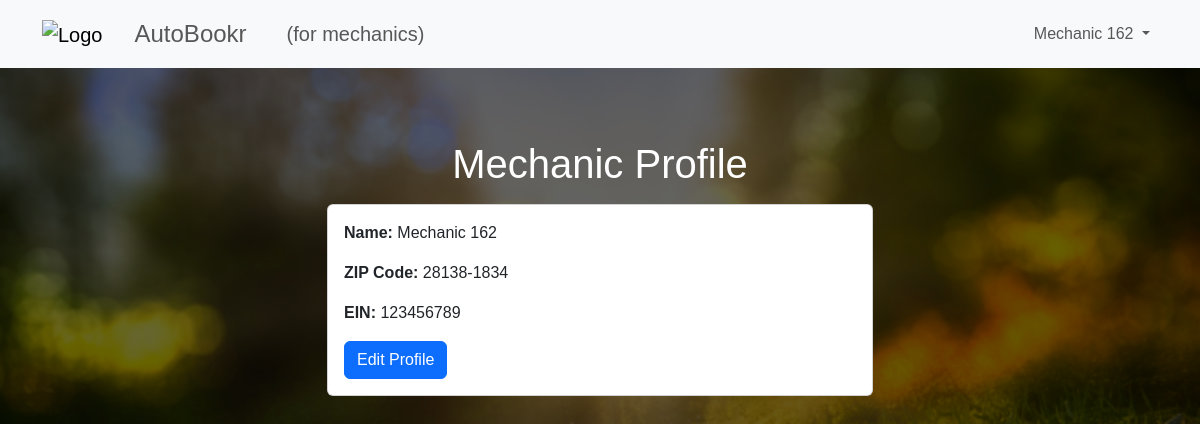
Page /mechanic/profile (signed in) on the committed database.
### tables this page shows
CREATE TABLE mechanics (
  mechanic_id INTEGER PRIMARY KEY,
  email VARCHAR(320) UNIQUE NOT NULL,
  name VARCHAR(320) NOT NULL,
  zipcode CHAR(10) NOT NULL,
  ein CHAR(10) NOT NULL,
  hash TEXT NOT NULL
);

### mechanic_site/mechanic.py (the view)
@bp.route('/profile')
def profile():
    db = get_db()
    mechanic = db.execute(
        'SELECT name, zipcode, ein FROM mechanics WHERE mechanic_id = ?',
        (g.user['mechanic_id'],)
    ).fetchone()
    if not mechanic:
        abort(404)  # Mechanic not found
    return render_template('mechanic/profile.html', mechanic=mechanic)

### mechanic_site/auth.py (called while the page is built)
@bp.before_app_request
def load_logged_in_user():
    user_email = session.get('user_email')
    g.user_type = session.get('user_type')
    if user_email is None:
        g.user = None
    else:
        g.user = get_db().execute(
            f'SELECT * FROM {g.user_type+"s"} WHERE email = ?', (user_email,)
        ).fetchone()

### mechanic_site/db.py (called while the page is built)
def get_db():
    if 'db' not in g:
        g.db = sqlite3.connect(
            current_app.config['DATABASE'],
            detect_types=sqlite3.PARSE_DECLTYPES
        )
        g.db.row_factory = sqlite3.Row
    return g.db

### mechanic_site/templates/mechanic/profile.html (shortened to what this page needs)
{% extends 'base.html' %}
{% block content %}
<div class="container mt-5">
    <div class="row">
        <div class="col-md-6 offset-md-3">
            <h1 class="text-center">Mechanic Profile</h1>
            <div class="card mt-3">
                <div class="card-body">
                    <p><strong>Name:</strong> {{ mechanic.name }}</p>
                    <p><strong>ZIP Code:</strong> {{ mechanic.zipcode }}</p>
                    <p><strong>EIN:</strong> {{ mechanic.ein }}</p>
                    <a href="{{ url_for('mechanic.edit_profile') }}" class="btn btn-primary">Edit Profile</a>
                </div>
            </div>
        </div>
    </div>
</div>
{% endblock %}

### mechanic_site/templates/base.html (shortened to what this page needs)
<!DOCTYPE html>
<html lang="en">
<head>
    <link href="https://cdn.jsdelivr.net/npm/bootstrap@5.3.3/dist/css/bootstrap.min.css" rel="stylesheet">
</head>
<body>
    <nav class="navbar navbar-expand-lg navbar-light bg-light">
        <div class="container">
            <a class="navbar-brand" href="/"><img src="https://png.pngtree.com/png-vector/20190215/ourmid/pngtree-vector-wrench-icon-png-image_515386.jpg" alt="Logo" height="30"></a>
            <span class="navbar-text fs-4 mx-3"> AutoBookr</span>
            {% if g.user_type == "mechanic" %}
            <span class="navbar-text fs-5 mx-4"> (for mechanics) </span>
            {% endif %}
            <div class="collapse navbar-collapse" id="navbarSupportedContent">
                {% if g.user %}
                <ul class="navbar-nav ml-auto">
                    <li class="nav-item dropdown">
                        <a class="nav-link dropdown-toggle" href="#" id="userDropdown" role="button" data-bs-toggle="dropdown" aria-expanded="false">
                            {{g.user["name"] }}
                        </a>
                    </li>
                </ul>
                {% endif %}
            </div>
        </div>
    </nav>
    {% block content %}
    {% endblock %}
</body>
</html>

### rows in the picture
mechanics: user.name "Mechanic 162", name "Mechanic 162", zipcode "28138-1834", ein "123456789"
